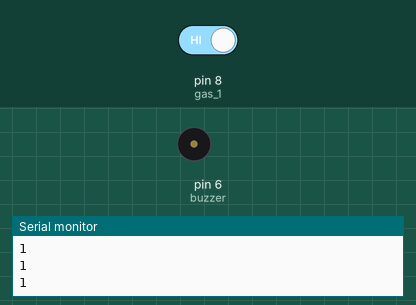
Recording of a sketch running on a simulated Arduino Uno, built with avr-gcc and run on an emulated ATmega328P. Parts: buzzer (waves = sounding, pin HIGH), the last lines printed to the serial monitor. Inputs (shaded band) come from the test bench; at power-on: pin 8 (gas_1) HIGH.

Above: at 2.8 s.
2.9 s: pin 8 (gas_1) driven LOW
At 5.2 s:
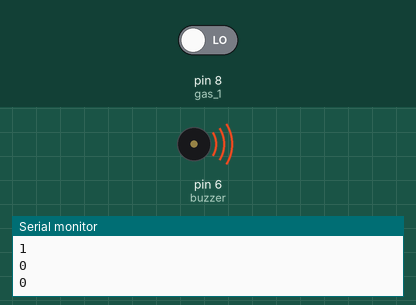
5.5 s: pin 8 (gas_1) driven HIGH
At 8.5 s:
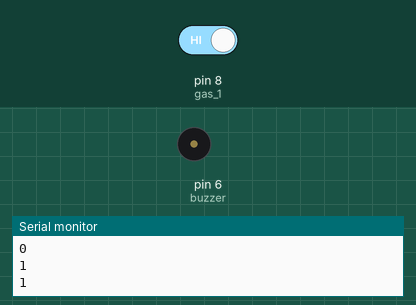
Timing chart, 0 to 10.0 s (numbered marks = the images above; inputs shaded):
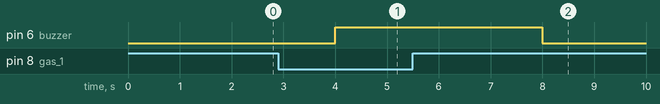

The sketch:

MQ9_Gas_Sensor_digital_read.ino
```cpp
int gas_1=8;
int gas_v=0;
int buzzer=6;
void setup() {
  // put your setup code here, to run once:
Serial.begin(9600);
pinMode(gas_1,INPUT);
pinMode(buzzer,OUTPUT);
}

void loop() {
  // put your main code here, to run repeatedly:
gas_v=digitalRead(gas_1);
Serial.println(gas_v);
delay(1000);
if(gas_v == 0)
{
  digitalWrite(buzzer,HIGH);
  delay(1000);
}
else
{
  digitalWrite(buzzer,LOW);
}
}
```

Measured:
- after the input at 2.9 s, pin 6 (buzzer): LOW → HIGH after 1.1 s
- after the input at 5.5 s, pin 6 (buzzer): HIGH → LOW after 2.5 s
